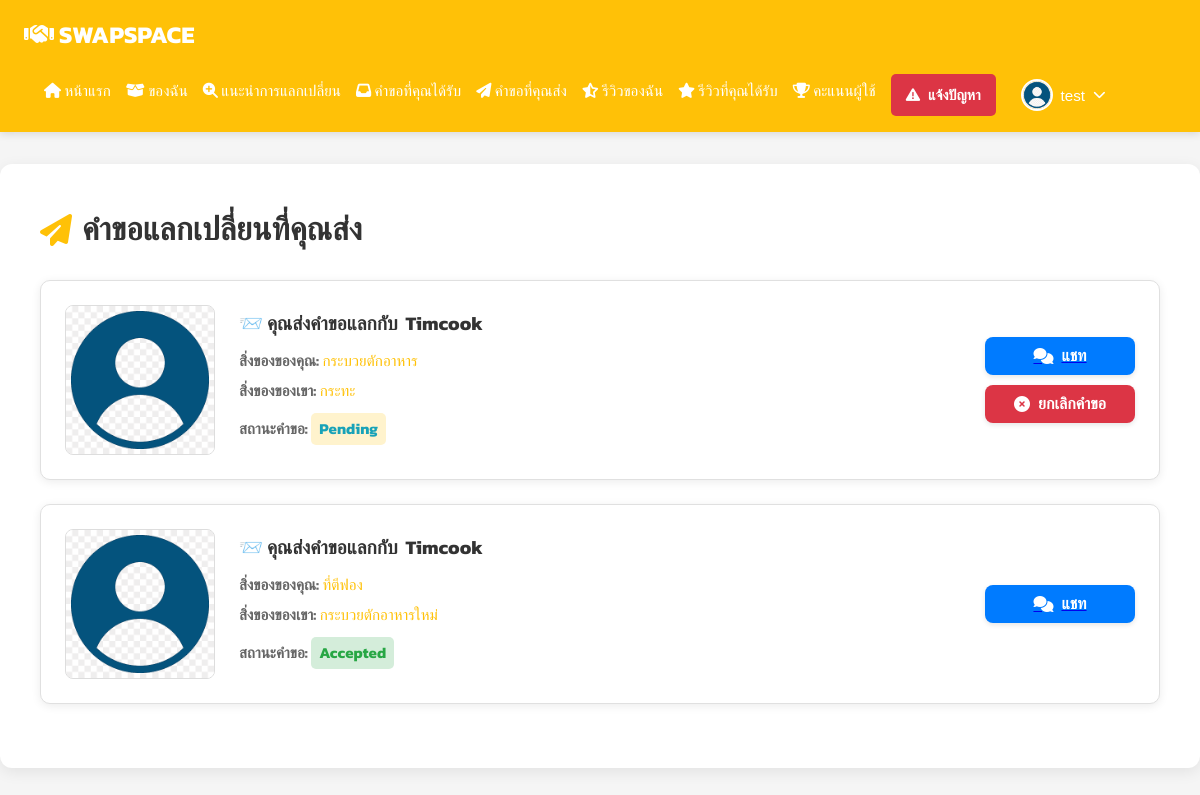
The app's page /uploads/user/exchange_requests_sent.php (signed in) with its own data.
### tables this page shows
CREATE TABLE `exchange_requests` (
  `id` int(11) NOT NULL,
  `item_owner_id` int(11) NOT NULL,
  `item_request_id` int(11) DEFAULT NULL,
  `requester_id` int(11) NOT NULL,
  `status` varchar(20) DEFAULT 'pending',
  `delivery_method` enum('grab','pickup') DEFAULT NULL,
  `created_at` timestamp NOT NULL DEFAULT current_timestamp(),
  `receiver_id` int(11) DEFAULT NULL,
  `receiver_confirmed` tinyint(1) NOT NULL DEFAULT 0,
  `requester_confirmed` tinyint(1) NOT NULL DEFAULT 0
);

CREATE TABLE `users` (
  `id` int(11) NOT NULL,
  `username` varchar(50) DEFAULT NULL,
  `password` varchar(255) DEFAULT NULL,
  `verification_code` varchar(255) DEFAULT NULL,
  `verification_expires` int(11) DEFAULT NULL,
  `fullname` varchar(100) DEFAULT NULL,
  `email` varchar(100) DEFAULT NULL,
  `phone` varchar(20) DEFAULT NULL,
  `address` text DEFAULT NULL,
  `profile_image` varchar(255) DEFAULT NULL,
  `created_at` timestamp NOT NULL DEFAULT current_timestamp(),
  `role` enum('user','admin') NOT NULL DEFAULT 'user',
  `score` int(11) DEFAULT 0,
  `reset_token` varchar(255) DEFAULT NULL
);

CREATE TABLE `items` (
  `id` int(11) NOT NULL,
  `name` varchar(100) DEFAULT NULL,
  `category` varchar(50) DEFAULT NULL,
  `price` decimal(10,2) DEFAULT NULL,
  `estimated_price` decimal(10,2) DEFAULT NULL,
  `created_at` timestamp NOT NULL DEFAULT current_timestamp(),
  `owner_id` int(11) NOT NULL,
  `is_available` tinyint(1) DEFAULT 1,
  `description` text DEFAULT NULL,
  `condition_notes` text DEFAULT NULL,
  `purchase_year` int(4) DEFAULT NULL,
  `status` enum('แจกฟรี','แลกเปลี่ยน','ขายราคาถูก') NOT NULL DEFAULT 'แจกฟรี',
  `exchange_for` varchar(255) DEFAULT NULL,
  `contact_name` varchar(100) DEFAULT NULL,
  `contact_info` varchar(255) DEFAULT NULL,
  `location` varchar(255) DEFAULT NULL,
  `latitude` decimal(10,8) DEFAULT NULL,
  `longitude` decimal(11,8) DEFAULT NULL,
  `is_approved` tinyint(1) DEFAULT 0,
  `is_exchanged` tinyint(1) DEFAULT 0
);

### uploads/user/exchange_requests_sent.php (the view, shortened to what this page needs)
<?php
$userId = $_SESSION['user_id'];
$username = $_SESSION['username'];
$conn = new mysqli("localhost", "root", "", "item_exchange");
$stmt = $conn->prepare("SELECT profile_image, score FROM users WHERE id = ?");
$stmt->bind_param("i", $userId);
$stmt->execute();
$result_profile = $stmt->get_result();
$user = $result_profile->fetch_assoc();
$profileImage = (!empty($user['profile_image']) && file_exists("../uploads/profile/" . $user['profile_image']))
    ? "../uploads/profile/" . $user['profile_image']
    : "../uploads/profile/default.png";
function getItemImage($conn, $itemId) {
    $stmt = $conn->prepare("SELECT image FROM item_images WHERE item_id = ? LIMIT 1");
    $stmt->bind_param("i", $itemId);
    $stmt->execute();
    $res = $stmt->get_result()->fetch_assoc();
    return (!empty($res['image']) && file_exists("../uploads/item/" . $res['image']))
        ? "../uploads/item/" . $res['image']
        : "../uploads/item/default.png";
}
$sql = "
SELECT er.id, er.status, u.fullname AS owner_name, er.item_owner_id,
        i1.id AS your_item_id, i1.name AS your_item_name,
        i2.id AS their_item_id, i2.name AS their_item_name
FROM exchange_requests er
LEFT JOIN items i1 ON er.item_request_id = i1.id -- ใช้ LEFT JOIN สำหรับสิ่งของของผู้ขอ
JOIN items i2 ON er.item_owner_id = i2.id -- ยังคงใช้ JOIN สำหรับสิ่งของที่ถูกขอ
JOIN users u ON i2.owner_id = u.id -- u คือเจ้าของสิ่งของที่ถูกขอ
WHERE er.requester_id = ?
ORDER BY er.created_at DESC
";
$stmt = $conn->prepare($sql);
$stmt->bind_param("i", $userId);
$stmt->execute();
$result = $stmt->get_result();
?>
<!DOCTYPE html>
<html lang="th">
<head>
    <link rel="stylesheet" href="https://cdnjs.cloudflare.com/ajax/libs/font-awesome/6.5.0/css/all.min.css" />
</head>
<body>
<header>
    <div class="header-left">
        <strong><i class="fas fa-handshake"></i> SWAPSPACE</strong>
        <nav>
            <a href="main.php"><i class="fas fa-home"></i> หน้าแรก</a>
            <a href="my_items.php"><i class="fas fa-box-open"></i> ของฉัน</a>
            <a href="recommendations.php"><i class="fas fa-search-plus"></i> แนะนำการแลกเปลี่ยน</a>
            <a href="exchange_requests_received.php" class="nav-link-with-badge">
                <i class="fas fa-inbox"></i> คำขอที่คุณได้รับ
            </a>
            <a href="exchange_requests_sent.php"><i class="fas fa-paper-plane"></i> คำขอที่คุณส่ง</a>
            <a href="my_reviews.php"><i class="fas fa-star-half-alt"></i> รีวิวของฉัน</a>
            <a href="reviews_received.php"><i class="fas fa-star"></i> รีวิวที่คุณได้รับ</a>
            <a href="leaderboard.php"><i class="fas fa-trophy"></i> คะแนนผู้ใช้</a>
            <a href="report_issue.php" class="report-button">
                <i class="fas fa-exclamation-triangle"></i> แจ้งปัญหา
            </a>
            <div class="profile-dropdown">
                <button class="profile-button" onclick="toggleProfileDropdown()">
                    <img src="<?php echo htmlspecialchars($profileImage); ?>" alt="รูปโปรไฟล์">
                    <span><?php echo htmlspecialchars($username); ?></span>
                    <i class="fas fa-chevron-down"></i>
                </button>
            </div>
        </nav>
    </div>
</header>
<div class="container">
    <h2><i class="fas fa-paper-plane"></i> คำขอแลกเปลี่ยนที่คุณส่ง</h2>
    <?php if ($result->num_rows > 0): ?>
        <?php while($row = $result->fetch_assoc()): ?>
            <div class="request-card">
                <img src="<?php echo getItemImage($conn, $row['their_item_id']); ?>" alt="ของเขา">
                <div class="info">
                    <h4>📨 คุณส่งคำขอแลกกับ <strong><?php echo htmlspecialchars($row['owner_name']); ?></strong></h4>
                    <p>
                        <strong>สิ่งของของคุณ:</strong>
                        <?php if ($row['your_item_name']): ?>
                            <a href="item_detail.php?id=<?php echo $row['your_item_id']; ?>">
                                <?php echo htmlspecialchars($row['your_item_name']); ?>
                            </a>
                        <?php else: ?>
                            -
                        <?php endif; ?>
                    </p>
                    <p>
                        <strong>สิ่งของของเขา:</strong>
                        <a href="item_detail.php?id=<?php echo $row['their_item_id']; ?>">
                            <?php echo htmlspecialchars($row['their_item_name']); ?>
                        </a>
                    </p>
                    <p>
                        <strong>สถานะคำขอ:</strong>
                        <span class="status-text <?php
                            if ($row['status'] == 'pending') echo 'status-pending';
                            else if ($row['status'] == 'accepted') echo 'status-accepted';
                            else if ($row['status'] == 'rejected') echo 'status-rejected';
                            else echo 'status-completed';
                        ?>">
                            <?php echo htmlspecialchars(ucfirst($row['status'])); ?>
                        </span>
                    </p>
                </div>
                <div class="actions">
                    <a href="chat.php?request_id=<?php echo $row['id']; ?>">
                        <button class="chat"><i class="fas fa-comments"></i> แชท</button>
                    </a>
                    <?php if ($row['status'] === 'pending'): ?>
                    <form method="POST" action="cancel_request.php" onsubmit="return confirm('คุณแน่ใจหรือไม่ว่าต้องการยกเลิกคำขอนี้?');">
                        <button type="submit" style="background-color: #dc3545; color: white;">
                            <i class="fas fa-times-circle"></i> ยกเลิกคำขอ
                        </button>
                    </form>
                    <?php endif; ?>
                </div>
            </div>
        <?php endwhile; ?>
    <?php endif; ?>
</div>
</body>
</html>

### uploads/user/exchange_requests_sent.php (style rules this page uses)
:root { --primary-color: #FFC107; --primary-dark: #FFA000; --primary-light: #FFD54F; --text-color: #333; --text-dark: #333; --text-muted: #666; --light-text-color: #666; --border-color: #e0e0e0; --bg-light: #f5f5f5; --white: #fff; --shadow-light: rgba(0,0,0,0.08); --shadow-medium: rgba(0,0,0,0.12); --danger-color: #dc3545; --info-color: #17a2b8; --chat-color: #007bff; --accepted-color: #28a745; --rejected-color: #dc3545; --primary: #FFC107; }
* { box-sizing: border-box; margin: 0; padding: 0; }
body { font-family: 'Kanit', sans-serif; background: var(--bg-light); color: var(--text-color); line-height: 1.6; }
header { background: var(--primary-color); color: var(--white); padding: 1rem 1.5rem; display: flex; justify-content: space-between; align-items: center; flex-wrap: wrap; box-shadow: 0 2px 8px var(--shadow-medium); position: sticky; top: 0; z-index: 1000; }
header .header-left { display: flex; align-items: center; gap: 20px; flex-wrap: wrap; }
header .header-left strong { font-size: 1.5rem; font-weight: 700; white-space: nowrap; }
header nav { display: flex; flex-wrap: wrap; gap: 15px; margin-left: 20px; }
header nav a { color: var(--white); text-decoration: none; font-weight: 500; font-size: 0.95rem; padding: 5px 0; position: relative; transition: color 0.3s ease; }
header nav a::after { content: ''; position: absolute; width: 0; height: 2px; bottom: -5px; left: 0; background-color: var(--primary-dark); transition: width 0.3s ease-out; }
.report-button { display: inline-flex; align-items: center; padding: 8px 15px; background-color: var(--danger-color); color: var(--white); font-weight: 600; border-radius: 5px; text-decoration: none; font-size: 0.9rem; transition: background-color 0.3s ease; gap: 8px; white-space: nowrap; }
.profile-dropdown { position: relative; display: inline-block; }
.profile-button { display: flex; align-items: center; gap: 8px; background: none; border: none; color: var(--white); cursor: pointer; padding: 5px 10px; border-radius: 6px; transition: background-color 0.3s ease; font-size: 0.95rem; font-weight: 500; }
.profile-button img { width: 32px; height: 32px; border-radius: 50%; object-fit: cover; border: 2px solid var(--white); }
.profile-button i { font-size: 0.8rem; transition: transform 0.3s ease; }
.container { max-width: 1200px; margin: 2rem auto; padding: 2.5rem; background: var(--white); border-radius: 12px; box-shadow: 0 4px 15px var(--shadow-light); }
h2 { font-size: 2rem; color: var(--text-color); margin-bottom: 1.5rem; font-weight: 700; display: flex; align-items: center; gap: 10px; }
h2 i { color: var(--primary-color); }
.nav-link-with-badge { position: relative; display: inline-block; }
.request-card { display: flex; flex-wrap: wrap; border: 1px solid var(--border-color); border-radius: 10px; margin-bottom: 1.5rem; padding: 1.5rem; gap: 1.5rem; align-items: center; background-color: var(--white); box-shadow: 0 2px 10px var(--shadow-light); transition: transform 0.3s ease, box-shadow 0.3s ease; }
.request-card img { width: 150px; height: 150px; object-fit: cover; border-radius: 8px; border: 1px solid #ddd; flex-shrink: 0; }
.info { flex: 1; min-width: 250px; }
.info h4 { margin: 0 0 10px; color: var(--text-color); font-size: 1.2rem; display: flex; align-items: center; gap: 8px; }
.info p { margin: 5px 0; font-size: 0.95rem; color: var(--light-text-color); }
.info p a { color: var(--primary-color); text-decoration: none; font-weight: 500; transition: color 0.3s ease; }
.status-text { font-weight: bold; padding: 4px 8px; border-radius: 5px; display: inline-block; margin-top: 5px; }
.status-pending { background-color: #fff3cd; color: var(--info-color); }
.status-accepted { background-color: #d4edda; color: var(--accepted-color); }
.actions { display: flex; flex-direction: column; gap: 10px; min-width: 150px; }
.actions button { width: 100%; padding: 10px 15px; border: none; border-radius: 8px; cursor: pointer; font-size: 1rem; font-weight: 600; transition: background 0.3s ease, transform 0.2s ease, box-shadow 0.3s ease; display: flex; align-items: center; justify-content: center; gap: 8px; box-shadow: 0 2px 5px rgba(0,0,0,0.1); }
.chat { background: var(--chat-color); color: var(--white); }

### records on screen
exchange_requests: users.fullname "Timcook", item_request.name "กระบวยตักอาหาร", item_owner.name "กระทะ", status "Pending"
exchange_requests: users.fullname "Timcook", item_request.name "ที่ตีฟอง", item_owner.name "กระบวยตักอาหารใหม่", status "Accepted"

### other values on screen
$username "test"
